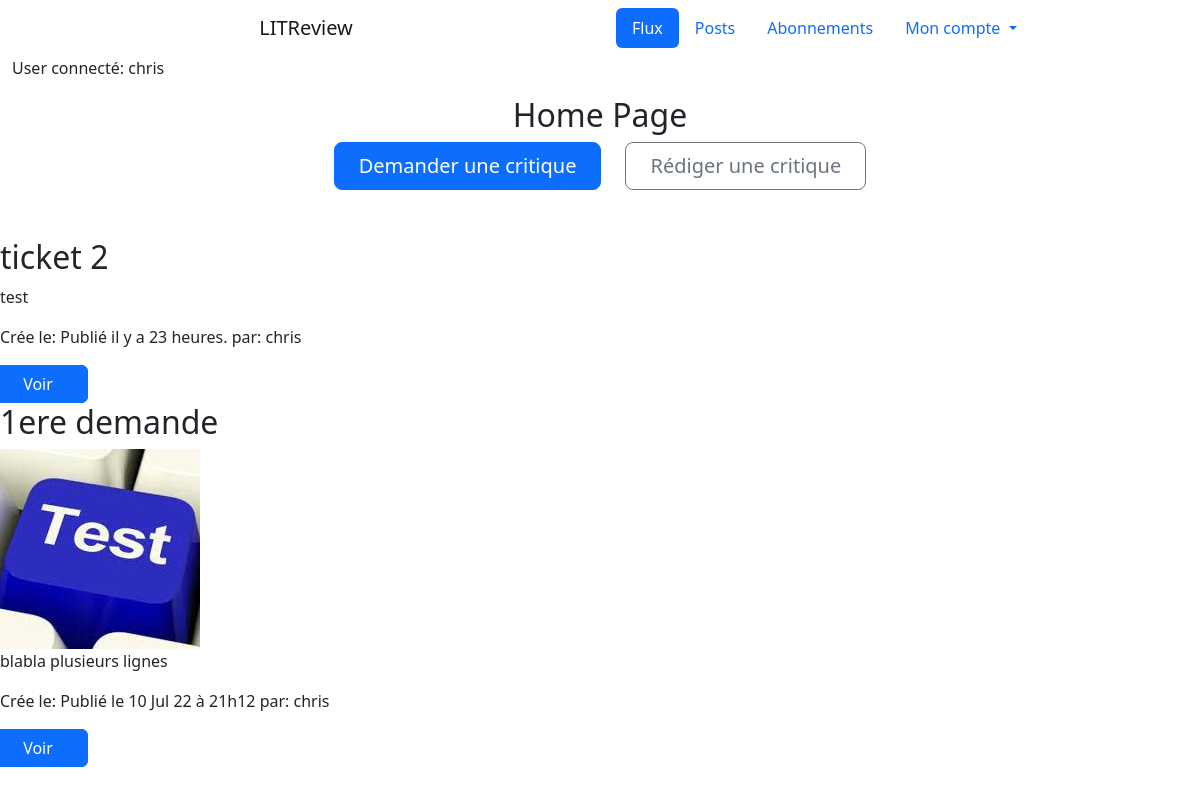
/feed/ (signed in), run on an earlier commit of the app's database.
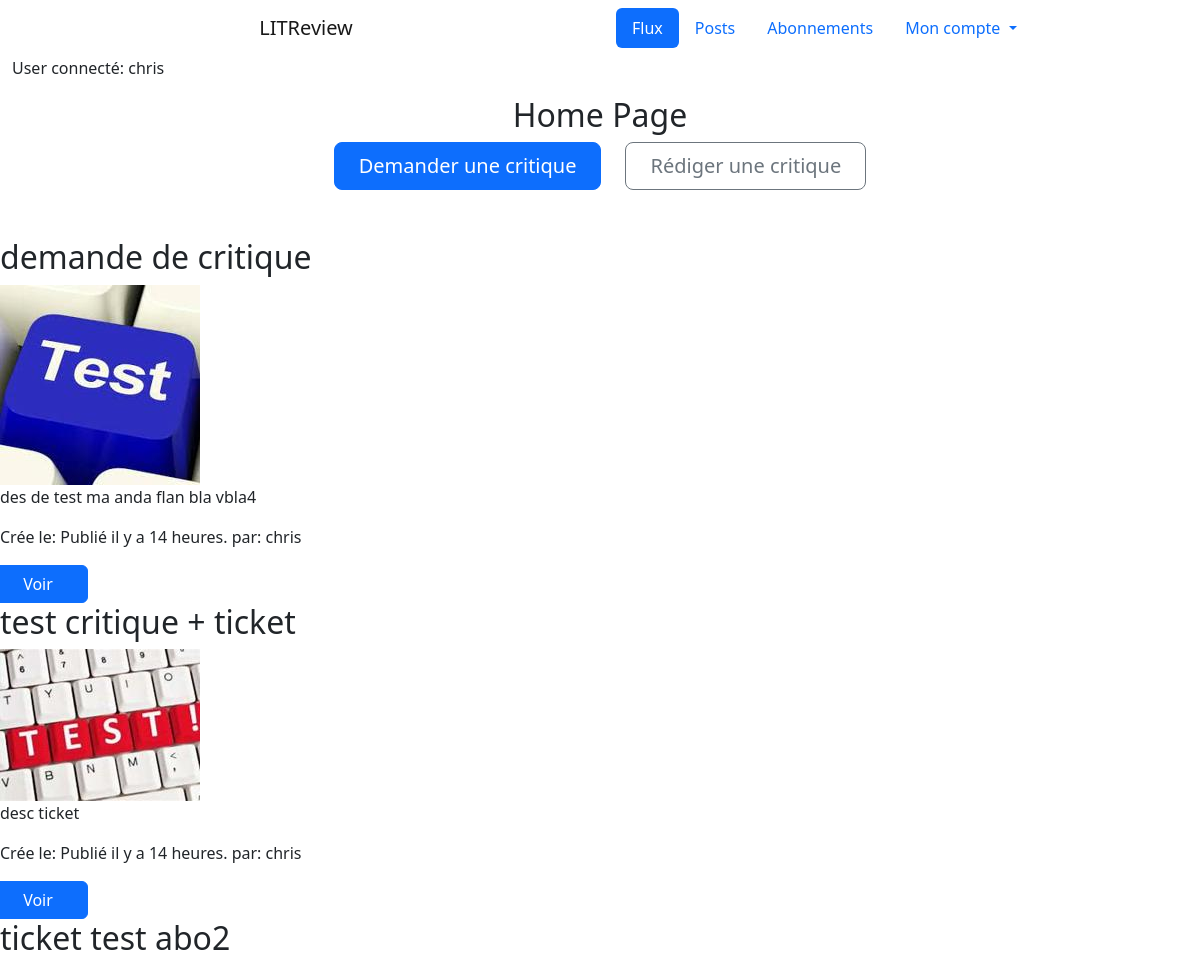
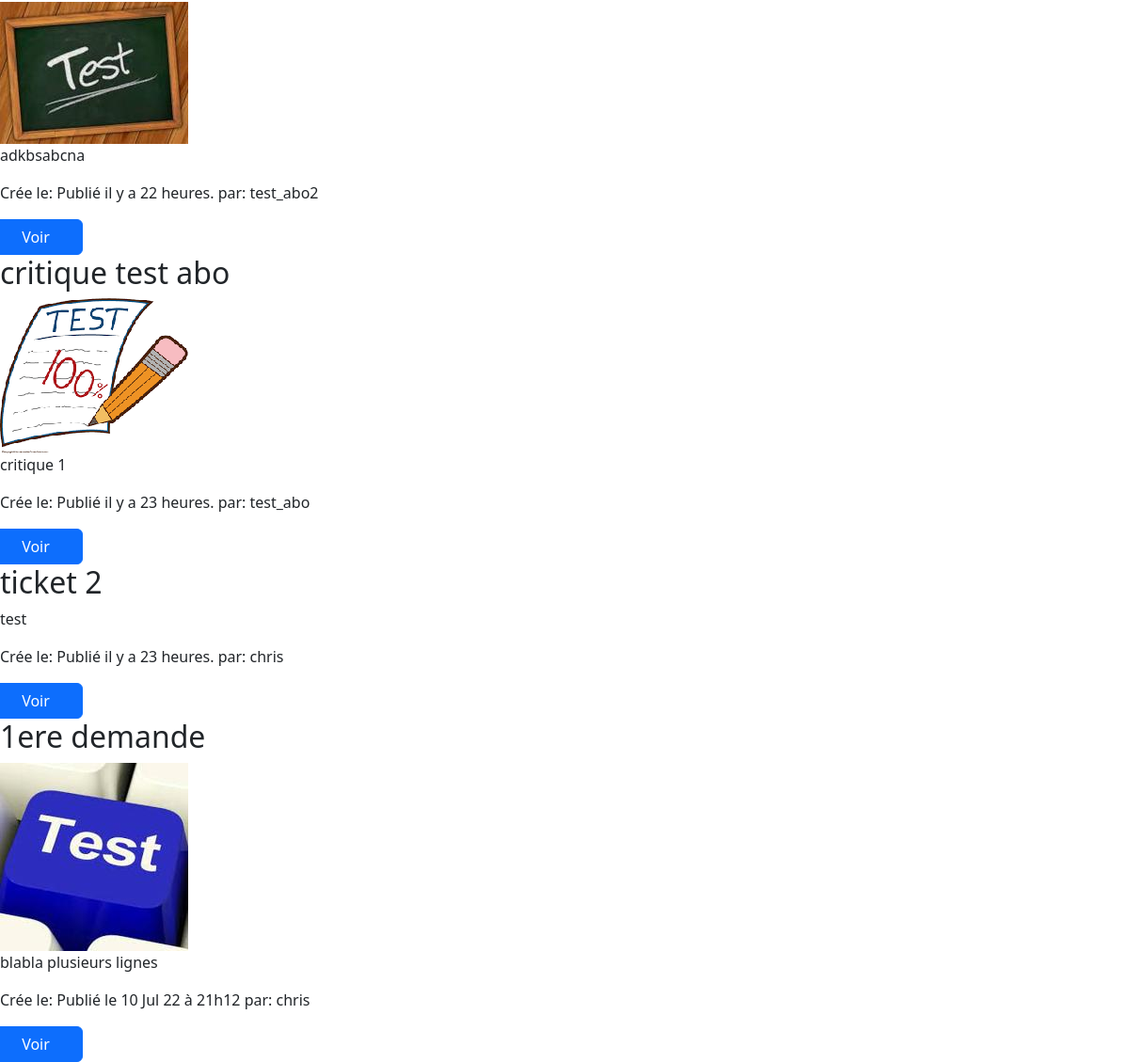
And on a later commit of the database (2 pictures, top to bottom).
### reviews/models.py (models this page shows, shortened)
class Ticket(models.Model):
    title = models.fields.CharField(max_length=128)
    description = models.fields.TextField(max_length=2048, blank=True)
    image = models.ImageField(null=True, blank=True)
    time_created = models.DateTimeField(auto_now_add=True)
    last_edited = models.DateTimeField(auto_now_add=True, null=True)
    user = models.ForeignKey(settings.AUTH_USER_MODEL, null=True, on_delete=models.CASCADE)
    IMAGE_MAX_SIZE = (200, 200)

### authentication/models.py (models this page shows)
class User(AbstractUser):
    follows = models.ManyToManyField(
        'self',
        symmetrical=False,
        verbose_name='abonnement',
        through='UserFollows',
        related_name='followed_users'
    )

### reviews/views.py (the view)
# urls.py: path('feed/', reviews.views.feed, name='feed')
@login_required
def feed(request):
    tickets = models.Ticket.objects.filter(
        Q(user__in=request.user.follows.all()) | Q(user=request.user))
    reviews = models.Review.objects.filter(
        user__in=request.user.follows.all()).exclude(
        ticket__in=tickets
    )
    posts = sorted(
        chain(tickets, reviews),
        key=lambda instance: instance.time_created,
        reverse=True
    )
    return render(request, 'reviews/feed.html', {'posts': posts})

### reviews/templatetags/review_tag.py (called while the page is built)
@register.filter
def model_type(value):
    return type(value).__name__

@register.filter
def get_posted_at_display(posted_at):
    seconds_ago = (timezone.now() - posted_at).total_seconds()
    if seconds_ago <= HOUR:
        return f'Publié il y a {int(seconds_ago // MINUTE)} minutes.'
    elif seconds_ago <= DAY:
        return f'Publié il y a {int(seconds_ago // HOUR)} heures.'
    return f'Publié le {posted_at.strftime("%d %b %y à %Hh%M")}'

### reviews/templates/reviews/feed.html
{% extends 'base.html' %}
{% load review_tag %}
{% block content %}
    <div class="row text-center">
        <h2>Home Page</h2>
    </div>
    <div class="d-grid gap-2 d-sm-flex justify-content-sm-center mb-5">
        <a type="button" class="btn btn-primary btn-lg px-4 me-sm-3"
                href="{% url 'ticket' %}">Demander une critique</a>
        <a type="button" class="btn btn-outline-secondary btn-lg px-4"
                href="{% url 'review_ticket' %}">Rédiger une critique</a>
    </div>
    <div class="grid-container">
        {% for instance in posts %}
            {% if instance|model_type == 'Ticket' %}
                {% include 'reviews/partials/ticket_snippet.html' with ticket=instance %}
            {% elif instance|model_type == 'Review' %}
                {% include 'reviews/partials/review_snippet.html' with review=instance %}
            {% endif %}
        {% endfor %}
    </div>
{% endblock content %}

### reviews/templates/reviews/partials/ticket_snippet.html
{% load review_tag %}
<div class="row">
    <h2>{{ ticket.title }}</h2>
    {% if ticket.image %}
    <div class="col">
        <img src="{{ ticket.image.url }}">
    </div>
    {% endif %}
    <p>{{ ticket.description }}</p>
    <p>Crée le: {{ ticket.time_created|get_posted_at_display }}
        par: {{ ticket.user}}</p>
    <div class="row">
        <a class="btn btn-primary col-1" href="{% url 'view_ticket' ticket.id %}">Voir</a>
    </div>
</div>

What changed in the data, as far as the page shows it:
added Ticket: title "demande de critique", image (picture), description "des de test ma anda flan bla vbla4", time_created|get_posted_at_display "Publié il y a 14 heures.", user "chris"
added Ticket: title "test critique + ticket", image (picture), description "desc ticket", time_created|get_posted_at_display "Publié il y a 14 heures.", user "chris"
now on this page (row unchanged): Ticket: title "ticket test abo2", image (picture), description "adkbsabcna", time_created|get_posted_at_display "Publié il y a 22 heures.", user "test_abo2"
now on this page (row unchanged): Ticket: title "critique test abo", image (picture), description "critique 1", time_created|get_posted_at_display "Publié il y a 23 heures.", user "test_abo"
